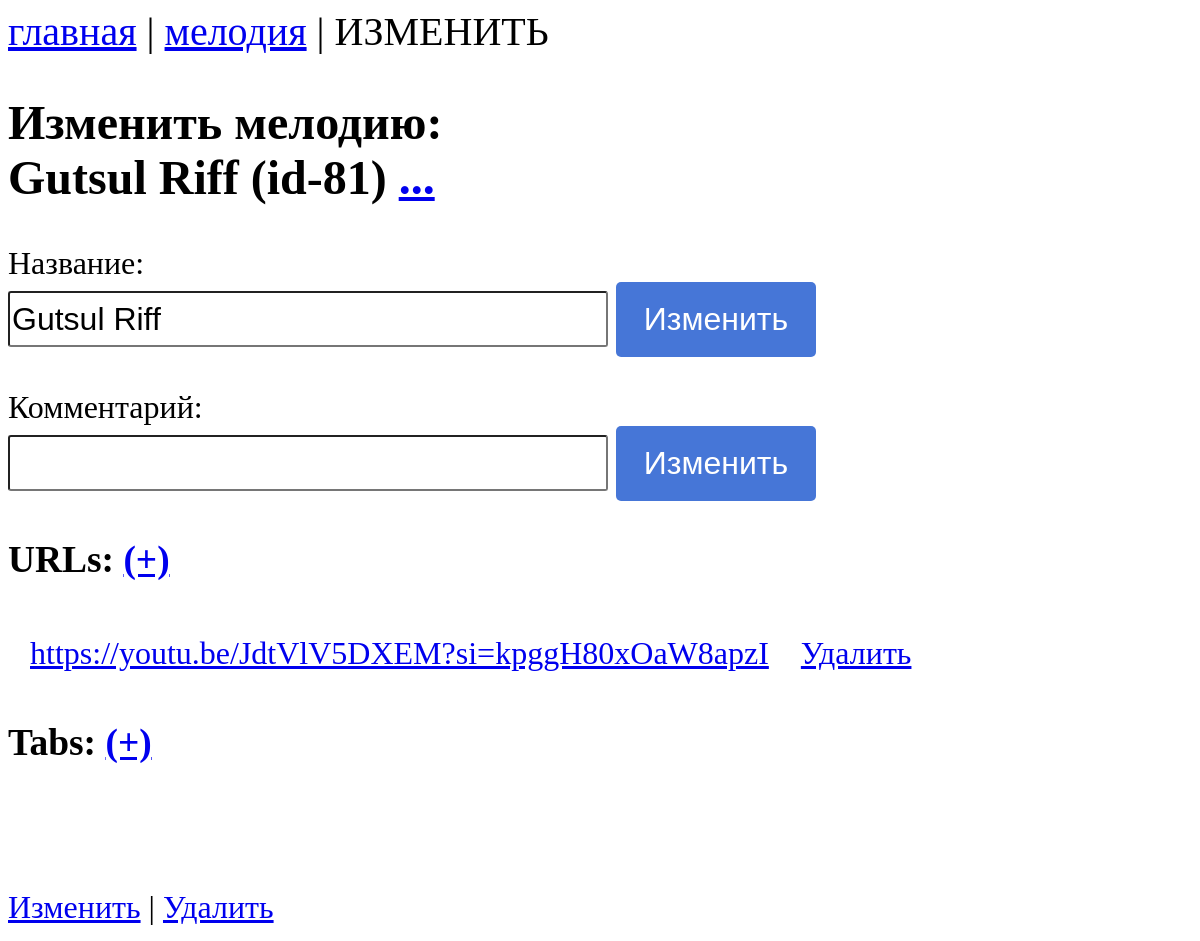
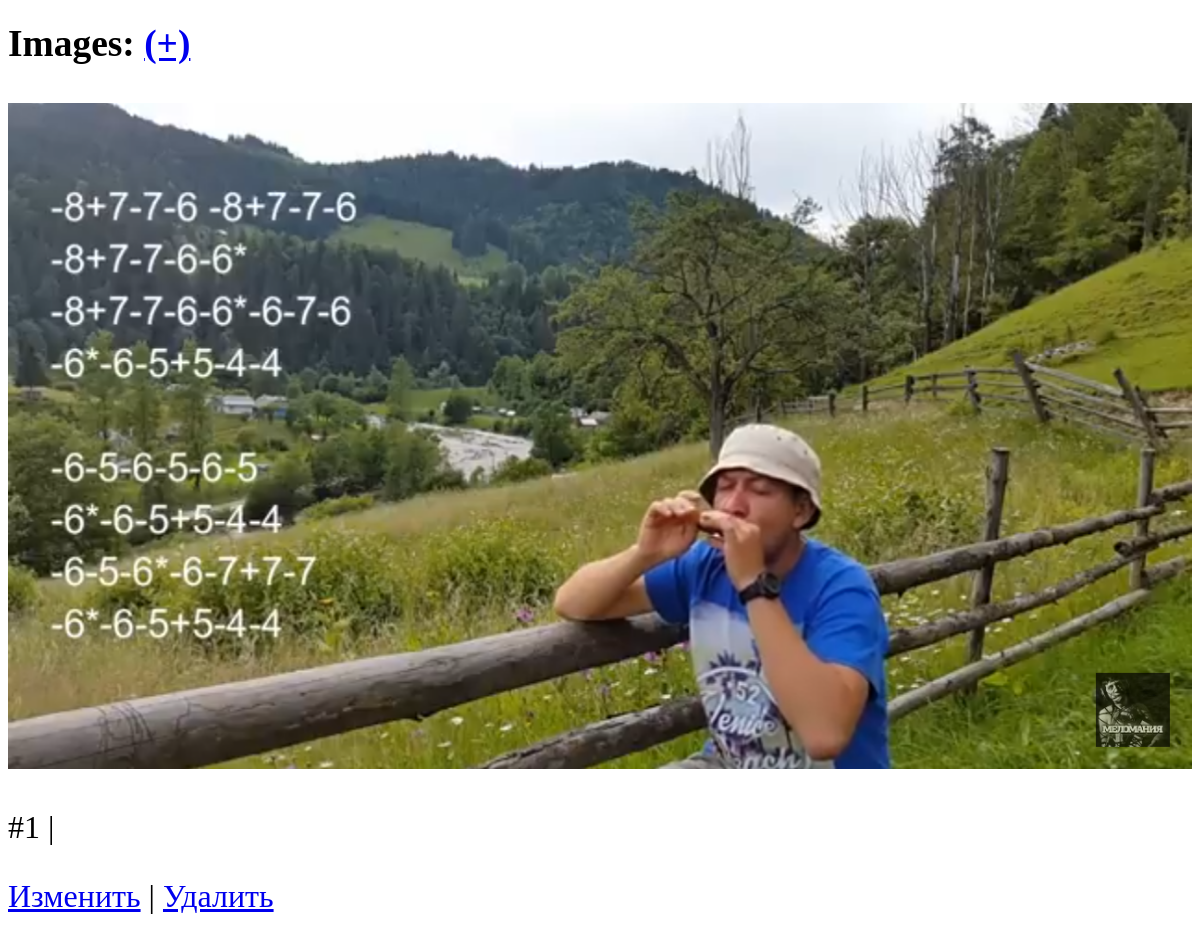
/edit_melody/81/, run on the app's committed database (2 pictures, top to bottom).
### app/models.py (models this page shows)
class Melody(models.Model):
    name = models.CharField(max_length=200, unique=True)
    type = models.CharField(max_length=20, null=True, blank=True)
    date = models.DateTimeField()
    comment = models.CharField(max_length=200, blank=True)

class URL(models.Model):
    melody = models.ForeignKey(Melody, on_delete=models.CASCADE)
    url = models.URLField(blank=True)

class Tab(models.Model):
    melody = models.ForeignKey(Melody, on_delete=models.CASCADE)
    tab = models.TextField(null=True, blank=True)

class Image(models.Model):
    melody = models.ForeignKey(Melody, on_delete=models.CASCADE)
    path = models.ImageField(upload_to='images', null=True, blank=True)
    order_num = models.IntegerField(default=1)
    image_comment = models.CharField(max_length=200, blank=True)

### app/views.py (the view)
# urls.py: path('edit_melody/<int:id>/', views.edit_melody),
def edit_melody(request, id):
    try:
        melody = Melody.objects.get(id=id)
        urls = URL.objects.filter(melody_id=id)
        images = Image.objects.filter(melody_id=id).order_by("order_num")
        tabs = Tab.objects.filter(melody_id=id)
        if request.method == "POST":
            melody.name = request.POST.get("melody_name")
            melody.comment = request.POST.get("melody_comment")
            melody.save()
            return HttpResponseRedirect(f"/edit_melody/{id}")
        else:
            return render(request, "edit_melody.html", {"melody": melody, "urls": urls, "tabs": tabs, "images": images})
    except Tab.DoesNotExist:
        return HttpResponseNotFound("<h2>Melody not found</h2>")

### app/templates/edit_melody.html (shortened to what this page needs)
{% extends "base.html" %}
    {% block menu %} <a href="../../">главная</a> | <a href="../../show_melody/{{melody.id}}">мелодия</a> | ИЗМЕНИТЬ {% endblock menu %}
    {% block header %}
        Изменить мелодию: <br />
        {{melody.name}} (id-{{melody.id}}) <a href="../../show_melody/{{melody.id}}">...</a> {% endblock header %}
    {% block content %}
        <form method="POST">
            <p>
                <div class="form-name-comment">
                    <label >Название:</label><br>
                    <input type="text" name="melody_name" value="{{melody.name}}" />
                    <button type="submit">Изменить</button>
                </div>
            </p>
            <p>
                <div class="form-name-comment">
                    <label>Комментарий:</label><br>
                    <input type="text" name="melody_comment" value="{{melody.comment}}" />
                    <button type="submit">Изменить</button>
                </div>
            </p>
        </form>
        <h3> URLs: <a href="../../add_url/{{melody.id}}">(+)</a> </h3>
        <table>
            <thead><th></th><th></th><th></th></thead>
            {% for url in urls %}
                <tr>
                    <td><a href="{{url.url}}">{{ url.url }}</a></td>
                    <td><a href="../../delete_url/{{url.melody_id}}/{{url.id}}">Удалить</a></td>
                </tr>
            {% endfor %}
        </table>
        <h3> Tabs: <a href="../../add_tab/{{melody.id}}">(+)</a> </h3>
        {% for t in tabs %}
        <pre> {{t.tab}} </pre>
        <a href="../../edit_tab/{{t.melody_id}}/{{t.id}}">Изменить</a> | <a href="../../delete_tab/{{t.melody_id}}/{{t.id}}">Удалить</a>
        {% endfor %}
        <h3> Images: <a href="../../add_image/{{melody.id}}">(+)</a> </h3>
        {% for i in images %}
            <img src=/media/{{i.path}} alt="no image" style="max-widht:700px">
            <p>#{{i.order_num}} | {{i.image_comment}}</p>
            <p><a href="../../edit_image/{{melody.id}}/{{i.id}}">Изменить</a> | <a href="../../delete_image/{{i.melody_id}}/{{i.id}}">Удалить</a></p>
        {% endfor %}
    {% endblock content %}

### app/templates/base.html (style rules this page uses)
html * { max-height:999999px; }
body { font-size: 32px; }
pre { font-size: 40px; }
td { padding: 10px; padding-left: 20px; }
img { max-width:100%; }
.form-name-comment { margin: 20px 0; font-size: 32px; }
.form-name-comment input { width:50%;height: 50px;border-radius:3px; font-size: 32px; }
.form-name-comment button { appearance: none; border: 0; border-radius: 5px; background: #4676D7; color: #fff; width: 200px; height: 75px; font-size: 32px; }

### data on the page
Melody: name "Gutsul Riff", id "81", melody_name "Gutsul Riff"
URL: url "https://youtu.be/JdtVlV5DXEM?si=kpggH80xOaW8apzI"
Image: path (picture), order_num "1"
